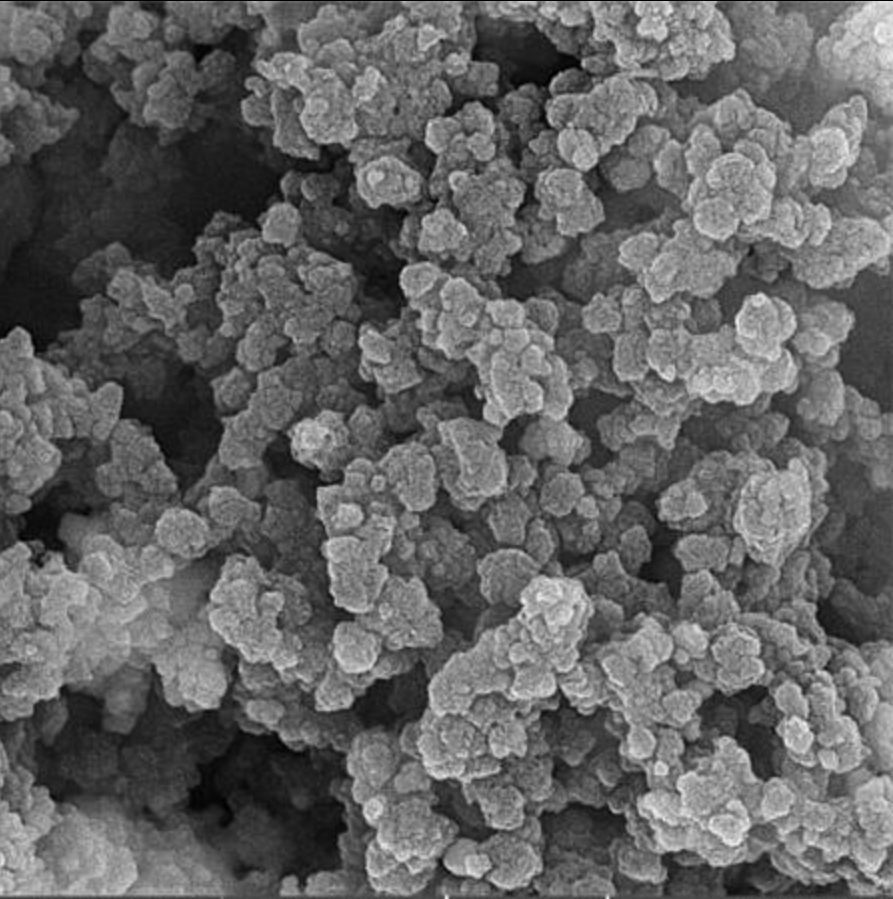
#> input picture module6_Integration/module6-2/image.png, 893 x 899 px
$ jupyter execute module4-SEM-grains-advanced.ipynb   (older library calls are emulated)
#> lines starting #> are read from the running program, lines starting #| are printed output that depends on the picture; after the words box and inside, x2 and y2 are one past the last pixel; in counts of white or black regions, pixels touching at a corner belong together
# ADVANCED MORPHOMETRY & TOPOLOGICAL METRICS PIPELINE FOR MATERIAL RESEARCHERS
Student Action Required Before Execution:
* To test this code with the attached sample image (image.png), verify the workspace path and adapt the dimensions to match your file coordinates:
 1. Filename: image.png
 2. Resolution Scale: Width = 893 pixels, Height = 899 pixels

[cell 1]
# Author: Llinersy Uranga Pina, LPPI - Cergy-Paris Université
# ==============================================================================
# ADVANCED MORPHOMETRY & TOPOLOGICAL METRICS PIPELINE FOR MATERIAL RESEARCHERS
# ==============================================================================
# This notebook demonstrates how to extract standard structural descriptors
# and research-grade network/texture signatures directly from micrographs.

import os
import cv2
import numpy as np
import pandas as pd
import matplotlib.pyplot as plt
import seaborn as sns
from scipy import ndimage as ndi
from scipy.spatial import distance_matrix

# Image Processing Tools
from skimage import filters, measure, morphology, segmentation, color, feature
from skimage.feature import graycomatrix, graycoprops

def advanced_material_micrograph_analytics(filepath="image.png", target_width=893, target_height=899):
    """
    Executes an end-to-end multi-tier analysis framework from baseline segmentation
    up to advanced structural network, texturing, and proximity topology calculations.
    """
#> called with filepath = 'image.png', target_width = 893, target_height = 899
    if not os.path.exists(filepath):
        print(f"❌ Target File Not Found at '{filepath}'. Please check your file path or spelling.")
        return None

    print("🚀 Initializing Material Analysis Pipeline...")

    # --------------------------------------------------------------------------
    # STEP 1: RESTRENGTHENING RAW IMAGE MATRIX & CORE BINARIZATION
    # --------------------------------------------------------------------------
    raw_gray = cv2.imread(filepath, 0)
#> raw_gray is the input picture: shape (899, 893); min 0, max 244, mean 99.6
    img = cv2.resize(raw_gray, (target_width, target_height), interpolation=cv2.INTER_AREA)
    norm_img = img / 255.0  # Float conversion for robust filtering math

    # Median filtering to eliminate electronic noise while preserving sharp solid/void interfaces
    denoised = filters.median(norm_img, morphology.disk(2))

    # Local adaptive thresholding to account for uneven illumination or shadow gradients
    thresh_local = filters.threshold_local(denoised, block_size=45, offset=0.01)
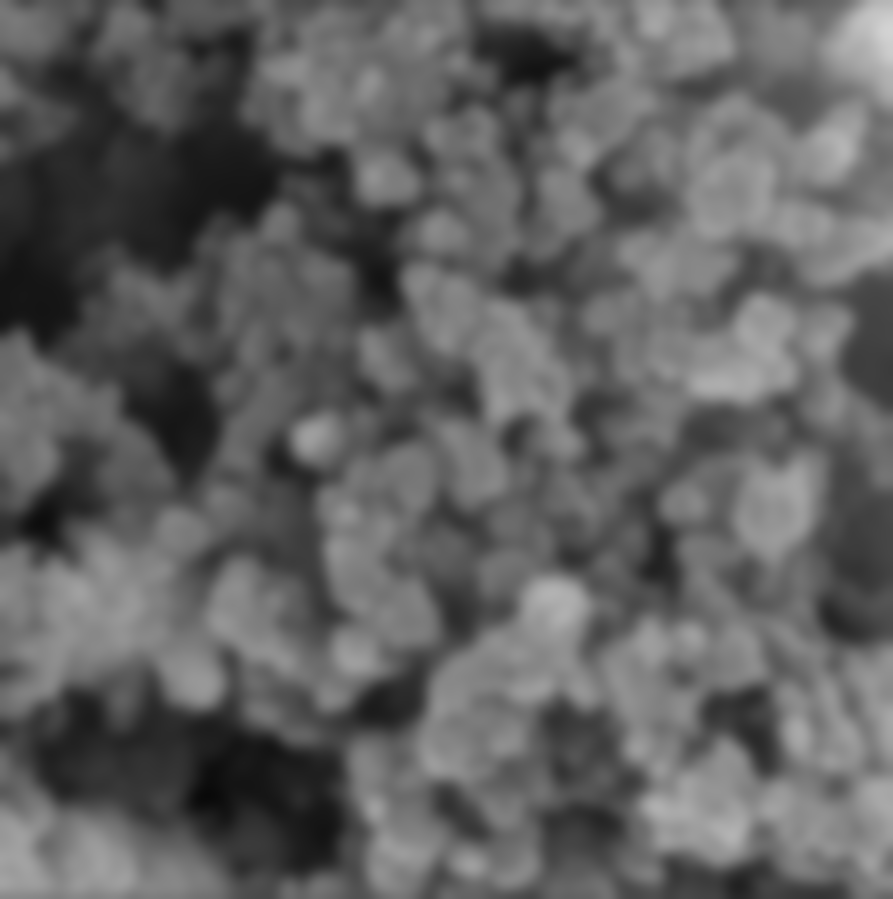
#> thresh_local: shape (899, 893) float64; min 0.0376, max 0.83, mean 0.38
    binary_mask = denoised > thresh_local
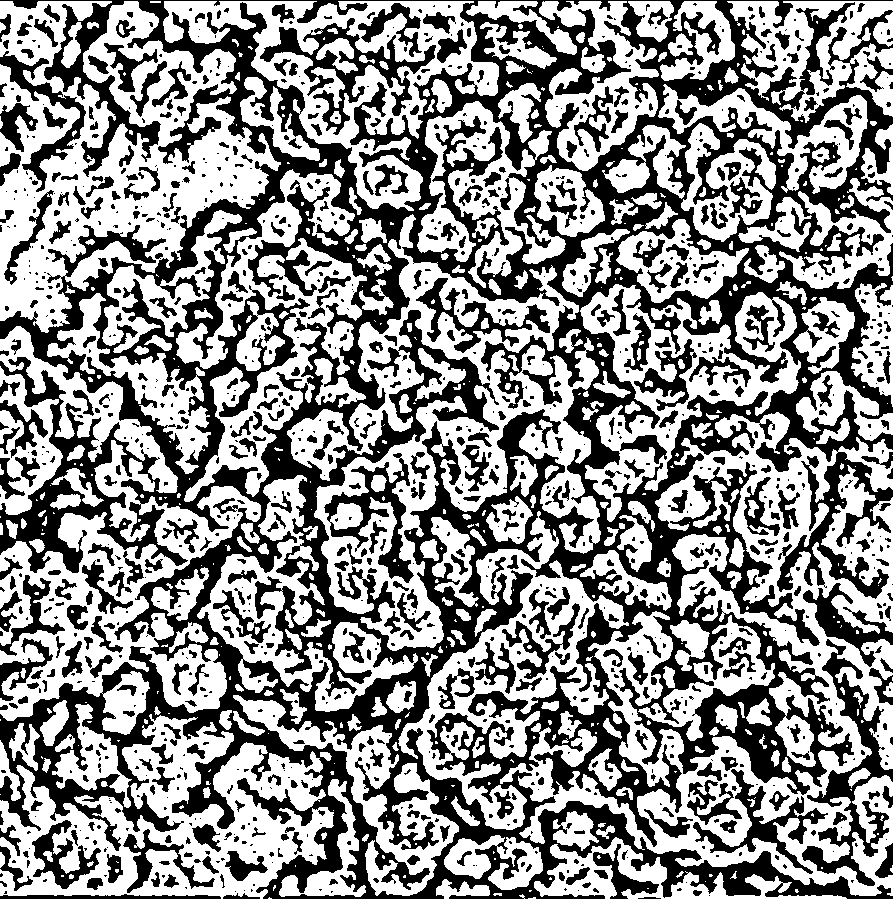
#> binary_mask: shape (899, 893) bool; 56.1% white; 1246 black regions (742 under 20 px), largest, box (x1, y1, x2, y2) and area: (0, 0, 893, 899) 259276, (802, 639, 893, 886) 5500, (260, 18, 436, 135) 4651

    # Morphological purification to remove non-physical noise remnants
    cleaned_mask = morphology.remove_small_objects(binary_mask, min_size=50)
#> cleaned_mask: shape (899, 893) bool; 55.4% white; 1246 black regions (742 under 20 px), largest, box (x1, y1, x2, y2) and area: (0, 0, 893, 899) 263512, (802, 639, 893, 886) 5572, (260, 18, 436, 135) 4700
    cleaned_mask = morphology.binary_closing(cleaned_mask, morphology.disk(2))
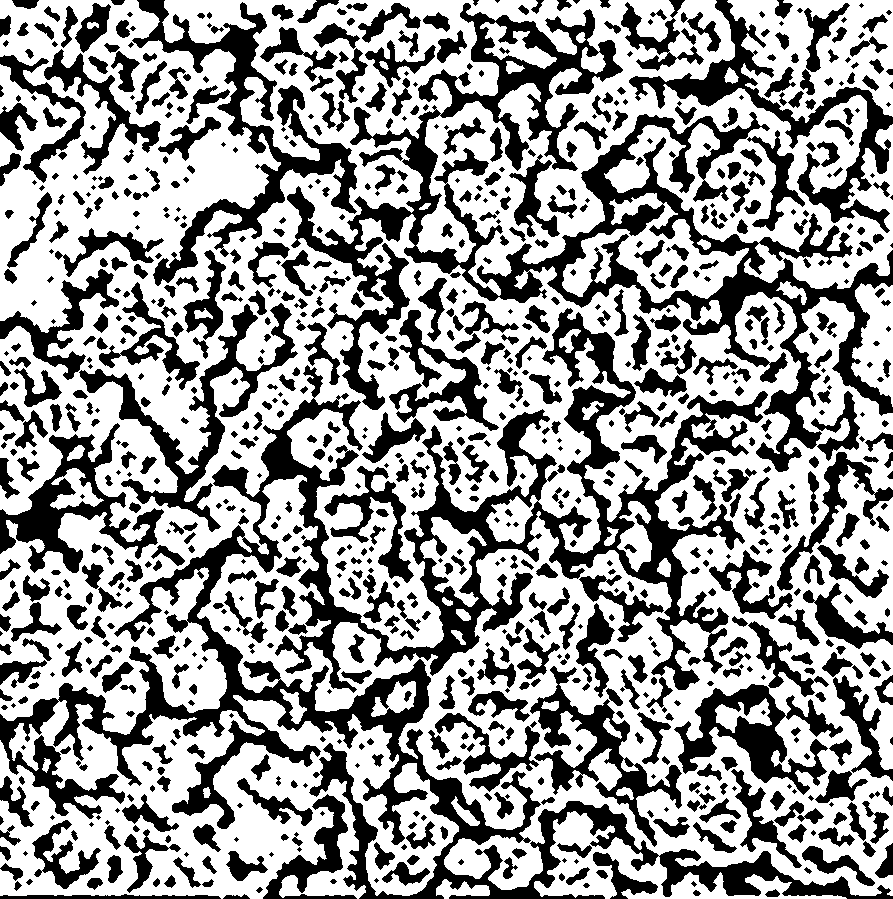
#> cleaned_mask: shape (899, 893) bool; 60.4% white; 950 black regions (204 under 20 px), largest, box (x1, y1, x2, y2) and area: (0, 308, 893, 899) 78384, (287, 3, 893, 472) 46646, (132, 0, 357, 286) 11680

    # --------------------------------------------------------------------------
    # STEP 2: MARKER-CONTROLLED WATERSHED SEGMENTATION (Pore Separation)
    # --------------------------------------------------------------------------
    distance_map = ndi.distance_transform_edt(cleaned_mask)
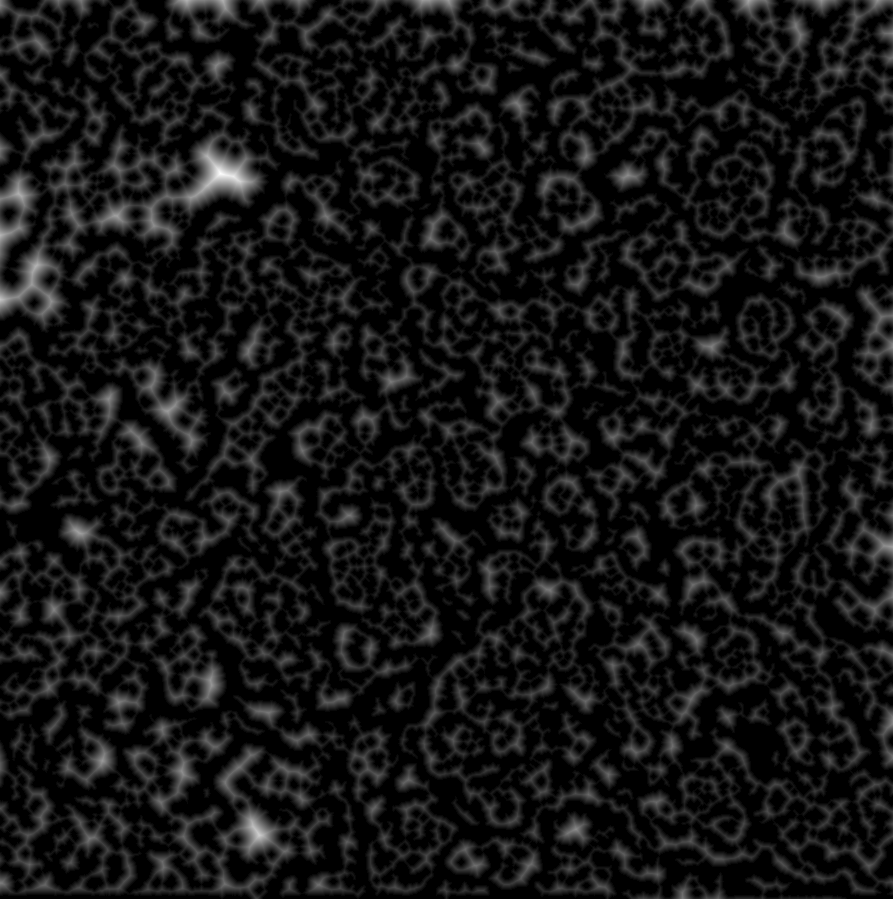
#> distance_map: shape (899, 893) float64; min 0, max 25.81, mean 2.2; drawn with min black and max white
    local_maxi_coords = feature.peak_local_max(distance_map, min_distance=12, labels=cleaned_mask)
#> local_maxi_coords = 919 pairs, first value 12 to 886, second value 12 to 880

    seed_mask = np.zeros(distance_map.shape, dtype=bool)
    seed_mask[tuple(local_maxi_coords.T)] = True
    markers, _ = ndi.label(seed_mask)

    labeled_domains = segmentation.watershed(-distance_map, markers, mask=cleaned_mask)
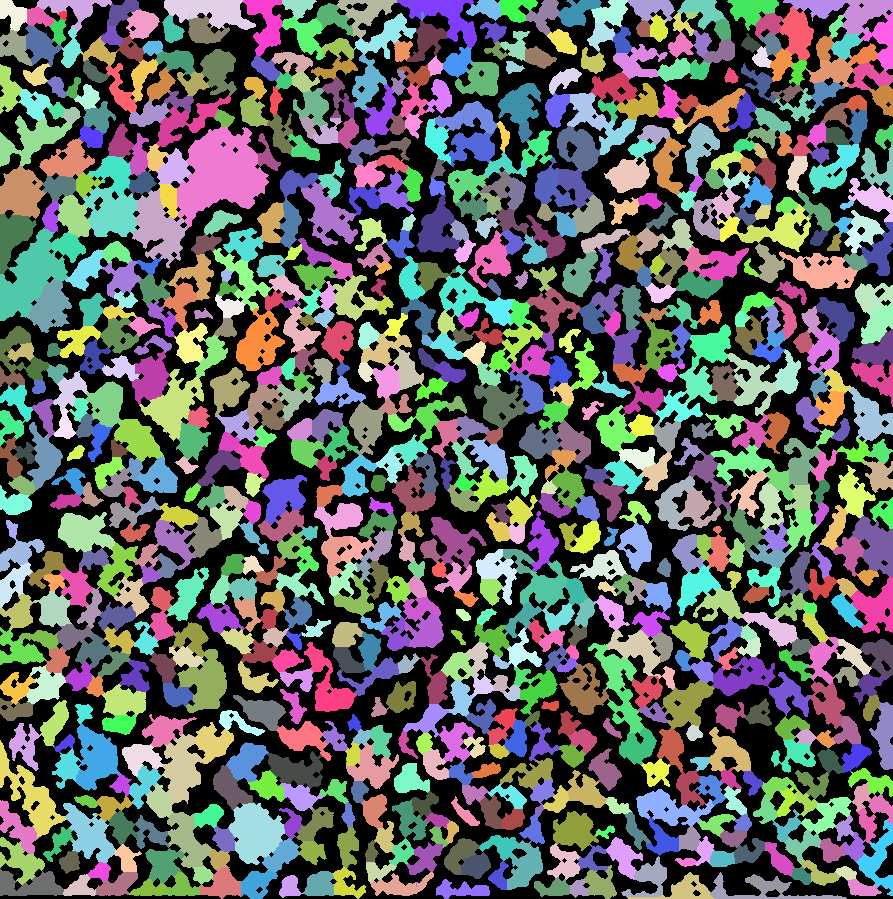
#> labeled_domains: shape (899, 893) int32; 920 distinct labels, from 0 to 919; one colour per label, 0 black

    # --------------------------------------------------------------------------
    # LEVEL A: STANDARD BENCHTOP MORPHOMETRY (Commercial Software Baseline)
    # --------------------------------------------------------------------------
    print("📋 Tier 1: Computing Standard Geometric Descriptors...")

    standard_props = measure.regionprops_table(
        labeled_domains,
        intensity_image=img,
        properties=['label', 'area', 'equivalent_diameter', 'eccentricity', 'solidity', 'orientation']
    )
#> standard_props = 6 items
    df = pd.DataFrame(standard_props)
#> df = table of 919 rows and 6 columns

    # Derived parameters: Aspect Ratio and Circularity
    df['aspect_ratio'] = np.tan(df['orientation']) # Proxy for shape distortion vector
    perimeters = [measure.perimeter(labeled_domains == row.label) for row in df.itertuples()]
    df['circularity'] = (4 * np.pi * df['area']) / (np.array(perimeters) ** 2)
    # Correct any minor floating point errors above 1.0
    df['circularity'] = df['circularity'].clip(upper=1.0)

    global_porosity = (np.sum(cleaned_mask == 0) / norm_img.size) * 100

    # --------------------------------------------------------------------------
    # LEVEL B: RESEARCH-GRADE CHEMOMETRICS (Advanced Topological Extensions)
    # --------------------------------------------------------------------------
    print("🔬 Tier 2: Unlocking Non-Standard Spatial & Surface Texture Analytics...")

    # --- Metric 1: Nearest-Neighbor Inter-Pore Spacing Profile ---
    pore_centers = local_maxi_coords
    if len(pore_centers) > 2:
        dist_mat = distance_matrix(pore_centers, pore_centers)
        np.fill_diagonal(dist_mat, np.inf) # Disregard distance to oneself
        nearest_neighbor_distances = np.min(dist_mat, axis=1)
        mean_lattice_spacing = np.mean(nearest_neighbor_distances)
        std_lattice_spacing = np.std(nearest_neighbor_distances)
    else:
        mean_lattice_spacing, std_lattice_spacing = 0, 0
        nearest_neighbor_distances = [0]

    # --- Metric 2: Image Texturing Entropy & Homogeneity (GLCM Analysis) ---
    # Convert image back to integer format for co-occurrence processing steps
    img_uint8 = (norm_img * 255).astype(np.uint8)
    glcm = graycomatrix(img_uint8, distances=[3], angles=[0, np.pi/4], levels=256, symmetric=True, normed=True)

    texture_homogeneity = graycoprops(glcm, 'homogeneity')[0, 0]
    texture_contrast = graycoprops(glcm, 'contrast')[0, 0]
    # Calculate Texture Entropy: Measure of local structural disorder
    texture_entropy = -np.sum(glcm * np.log2(glcm + 1e-10))

    # --------------------------------------------------------------------------
    # STEP 3: HIGH-FIDELITY RESEARCH PANEL VISUALIZATION
    # --------------------------------------------------------------------------
    print("📊 Compiling Publication-Grade Figures...")
    sns.set_theme(style="white")

    fig = plt.figure(figsize=(18, 11))
    grid = plt.GridSpec(2, 3, wspace=0.3, hspace=0.3)

    # Plot 1: Raw Original Input
    ax_raw = fig.add_subplot(grid[0, 0])
    ax_raw.imshow(img, cmap='gray')
    ax_raw.set_title("A. Raw Electron Micrograph (Input)", fontsize=12, fontweight='bold')
    ax_raw.axis('off')

    # Plot 2: Segmented Watershed Boundaries Map
    ax_seg = fig.add_subplot(grid[0, 1])
    ax_seg.imshow(color.label2rgb(labeled_domains, bg_label=0))
    ax_seg.scatter(pore_centers[:, 1], pore_centers[:, 0], color='cyan', s=15, label='Resolved Nodes')
    ax_seg.set_title("B. Marker-Controlled Watershed Domain Segmentation", fontsize=12, fontweight='bold')
    ax_seg.axis('off')

    # Plot 3: Solidity Distribution Profile (Standard Feature)
    ax_solid = fig.add_subplot(grid[0, 2])
    sns.histplot(df['solidity'], bins=15, kde=True, color='royalblue', ax=ax_solid)
    ax_solid.axvline(df['solidity'].mean(), color='darkblue', linestyle='--', linewidth=2, label=f"Mean: {df['solidity'].mean():.2f}")
    ax_solid.set_title("C. Domain Boundary Solidity Distribution", fontsize=12, fontweight='bold')
    ax_solid.set_xlabel("Solidity Factor (1.0 = Smooth Envelope)")
    ax_solid.legend()

    # Plot 4: Nearest Neighbor Inter-Pore Spacing Vector Graph (Research Feature)
    ax_space = fig.add_subplot(grid[1, 0])
    sns.histplot(nearest_neighbor_distances, bins=15, kde=True, color='crimson', ax=ax_space)
    ax_space.axvline(mean_lattice_spacing, color='darkred', linestyle='--', linewidth=2,
                     label=f"Lattice Parameter: {mean_lattice_spacing:.1f} ± {std_lattice_spacing:.1f} px")
    ax_space.set_title("D. Local Inter-Pore Lattice Metric", fontsize=12, fontweight='bold')
    ax_space.set_xlabel("Nearest Neighbor Separation Distance (pixels)")
    ax_space.legend()

    # Plot 5: Spatial Orientation Anisotropy Map
    ax_orient = fig.add_subplot(grid[1, 1], projection='polar')
    ax_orient.set_theta_offset(np.pi)
    # Transform coordinates from radians to polar alignment constraints
    angles = df['orientation']
    counts, bins = np.histogram(angles, bins=20)
    widths = np.diff(bins)
    ax_orient.bar(bins[:-1], counts, width=widths, color='teal', edgecolor='black', alpha=0.75)
    ax_orient.set_title("E. Textural Growth Anisotropy Map", fontsize=12, fontweight='bold', y=1.1)

    # Panel 6: Metadata Consolidated Executive Summary Box
    ax_summary = fig.add_subplot(grid[1, 2])
    ax_summary.axis('off')
    summary_text = (
        f"====================================\n"
        f"      EXECUTIVE METRICS REPORT       \n"
        f"====================================\n\n"
        f"🔬 [STANDARD METRICS]\n"
        f"  • Total Resolved Pores / Domains: {len(df)}\n"
        f"  • Global Fractional Porosity:     {global_porosity:.2f}%\n"
        f"  • Mean Equivalent Circle Diam:    {df['equivalent_diameter'].mean():.2f} px\n"
        f"  • Average Domain Circularity:     {df['circularity'].mean():.2f}\n\n"
        f"🧬 [RESEARCH-GRADE ADVANCED CHEMO]\n"
        f"  • Estimated Lattice Parameter:    {mean_lattice_spacing:.2f} px\n"
        f"  • Lattice Spatial Micro-Variance: {std_lattice_spacing:.2f} px\n"
        f"  • Structural Matrix Contrast:     {texture_contrast:.2f}\n"
        f"  • Local Textural Homogeneity:    {texture_homogeneity:.4f}\n"
        f"  • Micro-State Matrix Entropy:    {texture_entropy:.2f}\n\n"
        f"===================================="
    )
    ax_summary.text(0.05, 0.95, summary_text, transform=ax_summary.transAxes,
                    fontsize=11, fontfamily='monospace', va='top',
                    bbox=dict(boxstyle='round,pad=0.8', facecolor='#fcfcf4', edgecolor='darkgray'))

    plt.tight_layout()
    plt.show()

    return df

# ==============================================================================
# LOCAL EXECUTION BLOCK
# ==============================================================================
# Un-comment the line below to run this complete analytical pipeline in your notebook:
material_database = advanced_material_micrograph_analytics("image.png", 893, 899)
